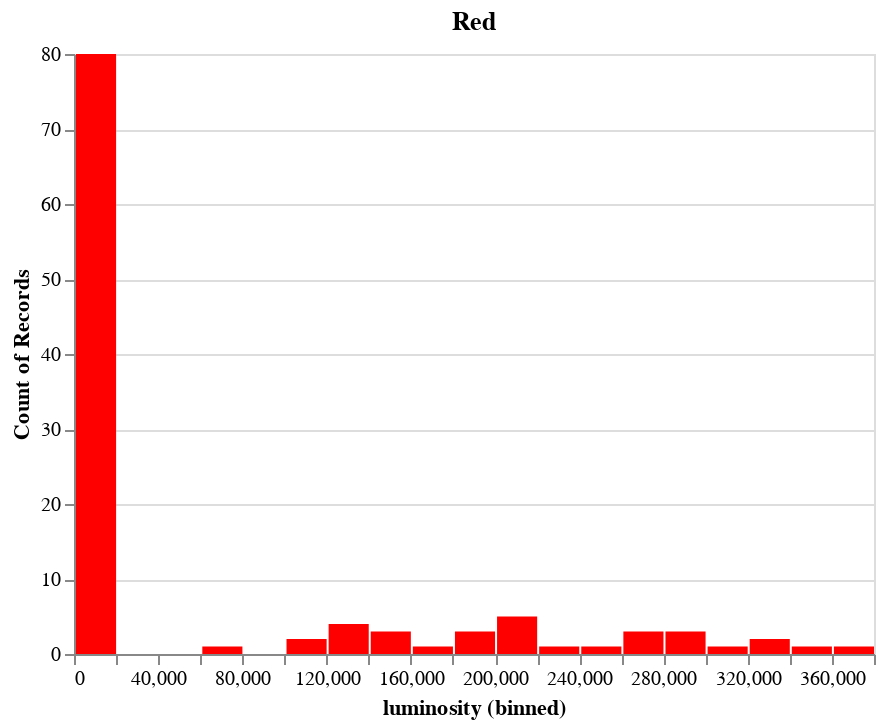

Notebook code cell kept with this figure:
### Code cell
chart1

### Figure 1 — Vega-Lite specification as saved in the notebook (floating-point values rounded to 4 significant figures)
{"config": {"view": {"continuousWidth": 400, "continuousHeight": 300}}, "data": {"name": "data-ef3923edf3d8f33293f192a302995ade"}, "mark": "bar", "encoding": {"color": {"value": "red"}, "x": {"bin": {"maxbins": 30}, "field": "luminosity", "type": "quantitative"}, "y": {"aggregate": "count", "type": "quantitative"}}, "title": "Red", "$schema": "https://vega.github.io/schema/vega-lite/v4.17.0.json", "datasets": {"data-ef3923edf3d8f33293f192a302995ade": [{"temperature": 3068, "luminosity": 0.0024, "radius": 0.17, "absolute_magnitude": 16.12, "star_type": 0, "star_color": "Red", "spectral_class": "M"}, {"temperature": 3042, "luminosity": 0.0005, "radius": 0.1542, "absolute_magnitude": 16.6, "star_type": 0, "star_color": "Red", "spectral_class": "M"}, {"temperature": 2600, "luminosity": 0.0003, "radius": 0.102, "absolute_magnitude": 18.7, "star_type": 0, "star_color": "Red", "spectral_class": "M"}, {"temperature": 2800, "luminosity": 0.0002, "radius": 0.16, "absolute_magnitude": 16.65, "star_type": 0, "star_color": "Red", "spectral_class": "M"}, {"temperature": 1939, "luminosity": 0.000138, "radius": 0.103, "absolute_magnitude": 20.06, "star_type": 0, "star_color": "Red", "spectral_class": "M"}, {"temperature": 2840, "luminosity": 0.00065, "radius": 0.11, "absolute_magnitude": 16.98, "star_type": 0, "star_color": "Red", "spectral_class": "M"}, {"temperature": 2637, "luminosity": 0.00073, "radius": 0.127, "absolute_magnitude": 17.22, "star_type": 0, "star_color": "Red", "spectral_class": "M"}, {"temperature": 2600, "luminosity": 0.0004, "radius": 0.096, "absolute_magnitude": 17.4, "star_type": 0, "star_color": "Red", "spectral_class": "M"}, {"temperature": 2650, "luminosity": 0.00069, "radius": 0.11, "absolute_magnitude": 17.45, "star_type": 0, "star_color": "Red", "spectral_class": "M"}, {"temperature": 2700, "luminosity": 0.00018, "radius": 0.13, "absolute_magnitude": 16.05, "star_type": 0, "star_color": "Red", "spectral_class": "M"}, {"temperature": 3600, "luminosity": 0.0029, "radius": 0.51, "absolute_magnitude": 10.69, "star_type": 1, "star_color": "Red", "spectral_class": "M"}, {"temperature": 3129, "luminosity": 0.0122, "radius": 0.3761, "absolute_magnitude": 11.79, "star_type": 1, "star_color": "Red", "spectral_class": "M"}, {"temperature": 3134, "luminosity": 0.0004, "radius": 0.196, "absolute_magnitude": 13.21, "star_type": 1, "star_color": "Red", "spectral_class": "M"}, {"temperature": 3628, "luminosity": 0.0055, "radius": 0.393, "absolute_magnitude": 10.48, "star_type": 1, "star_color": "Red", "spectral_class": "M"}, {"temperature": 2650, "luminosity": 0.0006, "radius": 0.14, "absolute_magnitude": 11.78, "star_type": 1, "star_color": "Red", "spectral_class": "M"}, {"temperature": 3340, "luminosity": 0.0038, "radius": 0.24, "absolute_magnitude": 13.07, "star_type": 1, "star_color": "Red", "spectral_class": "M"}, {"temperature": 2799, "luminosity": 0.0018, "radius": 0.16, "absolute_magnitude": 14.79, "star_type": 1, "star_color": "Red", "spectral_class": "M"}, {"temperature": 3692, "luminosity": 0.00367, "radius": 0.47, "absolute_magnitude": 10.8, "star_type": 1, "star_color": "Red", "spectral_class": "M"}, {"temperature": 3192, "luminosity": 0.00362, "radius": 0.1967, "absolute_magnitude": 13.53, "star_type": 1, "star_color": "Red", "spectral_class": "M"}, {"temperature": 3441, "luminosity": 0.039, "radius": 0.351, "absolute_magnitude": 11.18, "star_type": 1, "star_color": "Red", "spectral_class": "M"}, {"temperature": 3826, "luminosity": 200000.0, "radius": 19.0, "absolute_magnitude": -6.93, "star_type": 4, "star_color": "Red", "spectral_class": "M"}, {"temperature": 3365, "luminosity": 340000.0, "radius": 23.0, "absolute_magnitude": -6.2, "star_type": 4, "star_color": "Red", "spectral_class": "M"}, {"temperature": 3270, "luminosity": 150000.0, "radius": 88.0, "absolute_magnitude": -6.02, "star_type": 4, "star_color": "Red", "spectral_class": "M"}, {"temperature": 3200, "luminosity": 195000.0, "radius": 17.0, "absolute_magnitude": -7.22, "star_type": 4, "star_color": "Red", "spectral_class": "M"}, {"temperature": 3008, "luminosity": 280000.0, "radius": 25.0, "absolute_magnitude": -6.0, "star_type": 4, "star_color": "Red", "spectral_class": "M"}, {"temperature": 3600, "luminosity": 320000.0, "radius": 29.0, "absolute_magnitude": -6.6, "star_type": 4, "star_color": "Red", "spectral_class": "M"}, {"temperature": 3575, "luminosity": 123000.0, "radius": 45.0, "absolute_magnitude": -6.78, "star_type": 4, "star_color": "Red", "spectral_class": "M"}, {"temperature": 3574, "luminosity": 200000.0, "radius": 89.0, "absolute_magnitude": -5.24, "star_type": 4, "star_color": "Red", "spectral_class": "M"}, {"temperature": 3625, "luminosity": 184000.0, "radius": 84.0, "absolute_magnitude": -6.74, "star_type": 4, "star_color": "Red", "spectral_class": "M"}, {"temperature": 3490, "luminosity": 270000.0, "radius": 1520.0, "absolute_magnitude": -9.4, "star_type": 5, "star_color": "Red", "spectral_class": "M"}, {"temperature": 3750, "luminosity": 283000.0, "radius": 1260.0, "absolute_magnitude": -7.63, "star_type": 5, "star_color": "Red", "spectral_class": "M"}, {"temperature": 3834, "luminosity": 272000.0, "radius": 1183.0, "absolute_magnitude": -9.2, "star_type": 5, "star_color": "Red", "spectral_class": "M"}, {"temperature": 3650, "luminosity": 310000.0, "radius": 1324.0, "absolute_magnitude": -7.79, "star_type": 5, "star_color": "Red", "spectral_class": "M"}, {"temperature": 3450, "luminosity": 263000.0, "radius": 1349.0, "absolute_magnitude": -11.75, "star_type": 5, "star_color": "Red", "spectral_class": "M"}, {"temperature": 3660, "luminosity": 363000.0, "radius": 1673.0, "absolute_magnitude": -11.92, "star_type": 5, "star_color": "Red", "spectral_class": "M"}, {"temperature": 3450, "luminosity": 174000.0, "radius": 1284.0, "absolute_magnitude": -11.28, "star_type": 5, "star_color": "Red", "spectral_class": "M"}, {"temperature": 3752, "luminosity": 209000.0, "radius": 955.0, "absolute_magnitude": -11.24, "star_type": 5, "star_color": "Red", "spectral_class": "M"}, {"temperature": 3535, "luminosity": 195000.0, "radius": 1546.0, "absolute_magnitude": -11.36, "star_type": 5, "star_color": "Red", "spectral_class": "M"}, {"temperature": 3341, "luminosity": 0.0056, "radius": 0.057, "absolute_magnitude": 16.23, "star_type": 0, "star_color": "Red", "spectral_class": "M"}, {"temperature": 3432, "luminosity": 0.00067, "radius": 0.19, "absolute_magnitude": 16.94, "star_type": 0, "star_color": "Red", "spectral_class": "M"}, {"temperature": 2983, "luminosity": 0.00024, "radius": 0.094, "absolute_magnitude": 16.09, "star_type": 0, "star_color": "Red", "spectral_class": "M"}, {"temperature": 2835, "luminosity": 0.00034, "radius": 0.0918, "absolute_magnitude": 16.96, "star_type": 0, "star_color": "Red", "spectral_class": "M"}, {"temperature": 2935, "luminosity": 0.00014, "radius": 0.116, "absolute_magnitude": 18.89, "star_type": 0, "star_color": "Red", "spectral_class": "M"}, {"temperature": 3295, "luminosity": 0.00098, "radius": 0.132, "absolute_magnitude": 17.13, "star_type": 0, "star_color": "Red", "spectral_class": "M"}, {"temperature": 2945, "luminosity": 0.00032, "radius": 0.093, "absolute_magnitude": 18.34, "star_type": 0, "star_color": "Red", "spectral_class": "M"}, {"temperature": 2817, "luminosity": 0.00098, "radius": 0.0911, "absolute_magnitude": 16.45, "star_type": 0, "star_color": "Red", "spectral_class": "M"}, {"temperature": 2774, "luminosity": 0.00036, "radius": 0.118, "absolute_magnitude": 17.39, "star_type": 0, "star_color": "Red", "spectral_class": "M"}, {"temperature": 2871, "luminosity": 0.00072, "radius": 0.12, "absolute_magnitude": 19.43, "star_type": 0, "star_color": "Red", "spectral_class": "M"}, {"temperature": 3345, "luminosity": 0.021, "radius": 0.273, "absolute_magnitude": 12.3, "star_type": 1, "star_color": "Red", "spectral_class": "M"}, {"temperature": 3607, "luminosity": 0.022, "radius": 0.38, "absolute_magnitude": 10.12, "star_type": 1, "star_color": "Red", "spectral_class": "M"}, {"temperature": 3304, "luminosity": 0.0085, "radius": 0.18, "absolute_magnitude": 13.2, "star_type": 1, "star_color": "Red", "spectral_class": "M"}, {"temperature": 3150, "luminosity": 0.0088, "radius": 0.35, "absolute_magnitude": 11.94, "star_type": 1, "star_color": "Red", "spectral_class": "M"}, {"temperature": 3550, "luminosity": 0.004, "radius": 0.291, "absolute_magnitude": 10.89, "star_type": 1, "star_color": "Red", "spectral_class": "M"}, {"temperature": 3180, "luminosity": 0.001, "radius": 0.35, "absolute_magnitude": 11.76, "star_type": 1, "star_color": "Red", "spectral_class": "M"}, {"temperature": 2890, "luminosity": 0.0034, "radius": 0.24, "absolute_magnitude": 13.46, "star_type": 1, "star_color": "Red", "spectral_class": "M"}, {"temperature": 3342, "luminosity": 0.0015, "radius": 0.307, "absolute_magnitude": 11.87, "star_type": 1, "star_color": "Red", "spectral_class": "M"}, {"temperature": 2621, "luminosity": 0.0006, "radius": 0.098, "absolute_magnitude": 12.81, "star_type": 1, "star_color": "Red", "spectral_class": "M"}, {"temperature": 3158, "luminosity": 0.00135, "radius": 0.161, "absolute_magnitude": 13.98, "star_type": 1, "star_color": "Red", "spectral_class": "M"}, {"temperature": 3459, "luminosity": 100000.0, "radius": 1289.0, "absolute_magnitude": -10.7, "star_type": 5, "star_color": "Red", "spectral_class": "M"}, {"temperature": 3605, "luminosity": 126000.0, "radius": 1124.0, "absolute_magnitude": -10.81, "star_type": 5, "star_color": "Red", "spectral_class": "M"}, {"temperature": 3615, "luminosity": 200000.0, "radius": 1635.0, "absolute_magnitude": -11.33, "star_type": 5, "star_color": "Red", "spectral_class": "M"}, {"temperature": 3399, "luminosity": 117000.0, "radius": 1486.0, "absolute_magnitude": -10.92, "star_type": 5, "star_color": "Red", "spectral_class": "M"}, {"temperature": 3610, "luminosity": 132000.0, "radius": 1522.0, "absolute_magnitude": -10.86, "star_type": 5, "star_color": "Red", "spectral_class": "M"}, {"temperature": 3553, "luminosity": 145000.0, "radius": 1324.0, "absolute_magnitude": -11.03, "star_type": 5, "star_color": "Red", "spectral_class": "M"}, {"temperature": 4015, "luminosity": 282000.0, "radius": 1534.0, "absolute_magnitude": -11.39, "star_type": 5, "star_color": "Red", "spectral_class": "K"}, {"temperature": 3625, "luminosity": 74000.0, "radius": 876.0, "absolute_magnitude": -10.25, "star_type": 5, "star_color": "Red", "spectral_class": "M"}, {"temperature": 6850, "luminosity": 229000.0, "radius": 1467.0, "absolute_magnitude": -10.07, "star_type": 5, "star_color": "Red", "spectral_class": "G"}, {"temperature": 3780, "luminosity": 200000.0, "radius": 1324.0, "absolute_magnitude": -10.7, "star_type": 5, "star_color": "Red", "spectral_class": "M"}, {"temperature": 3323, "luminosity": 0.00043, "radius": 0.0912, "absolute_magnitude": 17.16, "star_type": 0, "star_color": "Red", "spectral_class": "M"}, {"temperature": 3531, "luminosity": 0.00093, "radius": 0.0976, "absolute_magnitude": 19.94, "star_type": 0, "star_color": "Red", "spectral_class": "M"}, {"temperature": 3218, "luminosity": 0.00054, "radius": 0.11, "absolute_magnitude": 20.02, "star_type": 0, "star_color": "Red", "spectral_class": "M"}, {"temperature": 3146, "luminosity": 0.00015, "radius": 0.0932, "absolute_magnitude": 16.92, "star_type": 0, "star_color": "Red", "spectral_class": "M"}, {"temperature": 3511, "luminosity": 0.00064, "radius": 0.109, "absolute_magnitude": 17.12, "star_type": 0, "star_color": "Red", "spectral_class": "M"}, {"temperature": 3225, "luminosity": 0.00076, "radius": 0.121, "absolute_magnitude": 19.63, "star_type": 0, "star_color": "Red", "spectral_class": "M"}, {"temperature": 2935, "luminosity": 0.00087, "radius": 0.0932, "absolute_magnitude": 16.88, "star_type": 0, "star_color": "Red", "spectral_class": "M"}, {"temperature": 2861, "luminosity": 0.00019, "radius": 0.0899, "absolute_magnitude": 16.71, "star_type": 0, "star_color": "Red", "spectral_class": "M"}, {"temperature": 2856, "luminosity": 0.000896, "radius": 0.0782, "absolute_magnitude": 19.56, "star_type": 0, "star_color": "Red", "spectral_class": "M"}, {"temperature": 2731, "luminosity": 0.000437, "radius": 0.0856, "absolute_magnitude": 18.09, "star_type": 0, "star_color": "Red", "spectral_class": "M"}, {"temperature": 3095, "luminosity": 0.00019, "radius": 0.492, "absolute_magnitude": 10.87, "star_type": 1, "star_color": "Red", "spectral_class": "M"}, {"temperature": 3607, "luminosity": 0.00023, "radius": 0.38, "absolute_magnitude": 10.34, "star_type": 1, "star_color": "Red", "spectral_class": "M"}, {"temperature": 3100, "luminosity": 0.008, "radius": 0.31, "absolute_magnitude": 11.17, "star_type": 1, "star_color": "Red", "spectral_class": "M"}, {"temperature": 2989, "luminosity": 0.0087, "radius": 0.34, "absolute_magnitude": 13.12, "star_type": 1, "star_color": "Red", "spectral_class": "M"}, {"temperature": 3542, "luminosity": 0.0009, "radius": 0.62, "absolute_magnitude": 14.23, "star_type": 1, "star_color": "Red", "spectral_class": "M"}, {"temperature": 3243, "luminosity": 0.0023, "radius": 0.73, "absolute_magnitude": 14.75, "star_type": 1, "star_color": "Red", "spectral_class": "M"}, {"temperature": 3091, "luminosity": 0.0081, "radius": 0.24, "absolute_magnitude": 11.43, "star_type": 1, "star_color": "Red", "spectral_class": "M"}, {"temperature": 3598, "luminosity": 0.0011, "radius": 0.56, "absolute_magnitude": 14.26, "star_type": 1, "star_color": "Red", "spectral_class": "M"}, {"temperature": 3324, "luminosity": 0.0034, "radius": 0.34, "absolute_magnitude": 12.23, "star_type": 1, "star_color": "Red", "spectral_class": "M"}, {"temperature": 3541, "luminosity": 0.0013, "radius": 0.256, "absolute_magnitude": 14.33, "star_type": 1, "star_color": "Red", "spectral_class": "M"}, {"temperature": 3570, "luminosity": 320000.0, "radius": 1480.0, "absolute_magnitude": -7.58, "star_type": 5, "star_color": "Red", "spectral_class": "M"}, {"temperature": 3500, "luminosity": 138000.0, "radius": 1420.0, "absolute_magnitude": -8.18, "star_type": 5, "star_color": "Red", "spectral_class": "M"}, {"temperature": 3600, "luminosity": 240000.0, "radius": 1190.0, "absolute_magnitude": -7.89, "star_type": 5, "star_color": "Red", "spectral_class": "M"}, {"temperature": 3614, "luminosity": 145000.0, "radius": 1553.0, "absolute_magnitude": -7.71, "star_type": 5, "star_color": "Red", "spectral_class": "M"}, {"temperature": 2831, "luminosity": 0.000231, "radius": 0.0915, "absolute_magnitude": 16.21, "star_type": 0, "star_color": "Red", "spectral_class": "M"}, {"temperature": 2914, "luminosity": 0.000631, "radius": 0.116, "absolute_magnitude": 18.39, "star_type": 0, "star_color": "Red", "spectral_class": "M"}, {"temperature": 3419, "luminosity": 0.000245, "radius": 0.126, "absolute_magnitude": 17.56, "star_type": 0, "star_color": "Red", "spectral_class": "M"}, {"temperature": 3218, "luminosity": 0.000452, "radius": 0.0987, "absolute_magnitude": 17.34, "star_type": 0, "star_color": "Red", "spectral_class": "M"}, {"temperature": 3453, "luminosity": 0.000621, "radius": 0.0773, "absolute_magnitude": 17.08, "star_type": 0, "star_color": "Red", "spectral_class": "M"}, {"temperature": 2889, "luminosity": 0.000352, "radius": 0.0973, "absolute_magnitude": 16.93, "star_type": 0, "star_color": "Red", "spectral_class": "M"}, {"temperature": 2968, "luminosity": 0.000461, "radius": 0.119, "absolute_magnitude": 17.45, "star_type": 0, "star_color": "Red", "spectral_class": "M"}, {"temperature": 3484, "luminosity": 0.000551, "radius": 0.0998, "absolute_magnitude": 16.67, "star_type": 0, "star_color": "Red", "spectral_class": "M"}, {"temperature": 2778, "luminosity": 0.000849, "radius": 0.112, "absolute_magnitude": 19.45, "star_type": 0, "star_color": "Red", "spectral_class": "M"}, {"temperature": 3523, "luminosity": 0.000957, "radius": 0.129, "absolute_magnitude": 16.35, "star_type": 0, "star_color": "Red", "spectral_class": "M"}, {"temperature": 3462, "luminosity": 0.0053, "radius": 0.148, "absolute_magnitude": 11.47, "star_type": 1, "star_color": "Red", "spectral_class": "M"}, {"temperature": 3257, "luminosity": 0.0024, "radius": 0.46, "absolute_magnitude": 10.73, "star_type": 1, "star_color": "Red", "spectral_class": "M"}, {"temperature": 2994, "luminosity": 0.0072, "radius": 0.28, "absolute_magnitude": 13.45, "star_type": 1, "star_color": "Red", "spectral_class": "M"}, {"temperature": 3212, "luminosity": 0.0016, "radius": 0.378, "absolute_magnitude": 12.85, "star_type": 1, "star_color": "Red", "spectral_class": "M"}, {"temperature": 3523, "luminosity": 0.0054, "radius": 0.319, "absolute_magnitude": 12.43, "star_type": 1, "star_color": "Red", "spectral_class": "M"}, {"temperature": 3598, "luminosity": 0.0027, "radius": 0.67, "absolute_magnitude": 13.67, "star_type": 1, "star_color": "Red", "spectral_class": "M"}, {"temperature": 3142, "luminosity": 0.00132, "radius": 0.258, "absolute_magnitude": 14.12, "star_type": 1, "star_color": "Red", "spectral_class": "M"}, {"temperature": 3496, "luminosity": 0.00125, "radius": 0.336, "absolute_magnitude": 14.94, "star_type": 1, "star_color": "Red", "spectral_class": "M"}, {"temperature": 3324, "luminosity": 0.0065, "radius": 0.471, "absolute_magnitude": 12.78, "star_type": 1, "star_color": "Red", "spectral_class": "M"}, {"temperature": 3463, "luminosity": 0.0027, "radius": 0.675, "absolute_magnitude": 14.78, "star_type": 1, "star_color": "Red", "spectral_class": "M"}]}}
